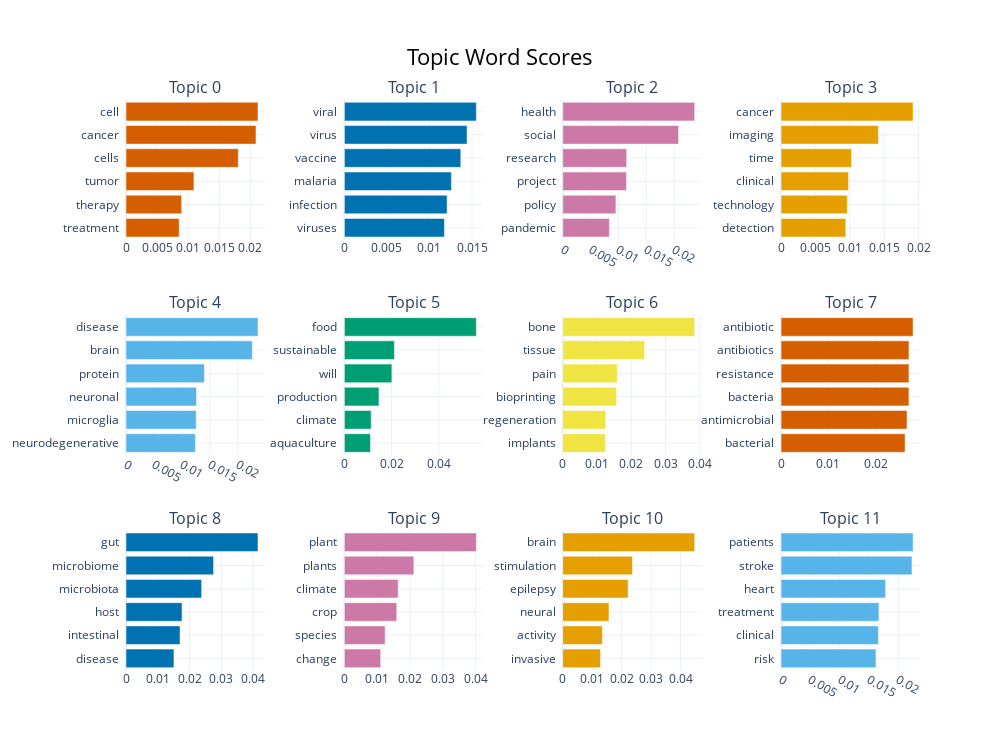

The cell this chart's notebook holds for it:
### Code cell
topic_model.visualize_barchart(topics=list(range(0, 12)), n_words=6)

### Figure 1 — Plotly figure (JSON) as saved in the notebook; plotly's stock layout.template omitted (floating-point values rounded to 4 significant figures)
{"data": [{"marker": {"color": "#D55E00"}, "orientation": "h", "type": "bar", "x": [0.008548, 0.008942, 0.01093, 0.01806, 0.0209, 0.02123], "xaxis": "x", "y": ["treatment  ", "therapy  ", "tumor  ", "cells  ", "cancer  ", "cell  "], "yaxis": "y"}, {"marker": {"color": "#0072B2"}, "orientation": "h", "type": "bar", "x": [0.01176, 0.01207, 0.01258, 0.01368, 0.01441, 0.01551], "xaxis": "x2", "y": ["viruses  ", "infection  ", "malaria  ", "vaccine  ", "virus  ", "viral  "], "yaxis": "y2"}, {"marker": {"color": "#CC79A7"}, "orientation": "h", "type": "bar", "x": [0.008375, 0.009553, 0.01145, 0.01148, 0.02081, 0.0237], "xaxis": "x3", "y": ["pandemic  ", "policy  ", "project  ", "research  ", "social  ", "health  "], "yaxis": "y3"}, {"marker": {"color": "#E69F00"}, "orientation": "h", "type": "bar", "x": [0.009415, 0.009633, 0.009816, 0.01025, 0.01416, 0.0192], "xaxis": "x4", "y": ["detection  ", "technology  ", "clinical  ", "time  ", "imaging  ", "cancer  "], "yaxis": "y4"}, {"marker": {"color": "#56B4E9"}, "orientation": "h", "type": "bar", "x": [0.0124, 0.01253, 0.01259, 0.014, 0.02256, 0.02357], "xaxis": "x5", "y": ["neurodegenerative  ", "microglia  ", "neuronal  ", "protein  ", "brain  ", "disease  "], "yaxis": "y5"}, {"marker": {"color": "#009E73"}, "orientation": "h", "type": "bar", "x": [0.01106, 0.01134, 0.01464, 0.02011, 0.02118, 0.05585], "xaxis": "x6", "y": ["aquaculture  ", "climate  ", "production  ", "will  ", "sustainable  ", "food  "], "yaxis": "y6"}, {"marker": {"color": "#F0E442"}, "orientation": "h", "type": "bar", "x": [0.01241, 0.01256, 0.01573, 0.01592, 0.02393, 0.03852], "xaxis": "x7", "y": ["implants  ", "regeneration  ", "bioprinting  ", "pain  ", "tissue  ", "bone  "], "yaxis": "y7"}, {"marker": {"color": "#D55E00"}, "orientation": "h", "type": "bar", "x": [0.02622, 0.02662, 0.02703, 0.02703, 0.02703, 0.0279], "xaxis": "x8", "y": ["bacterial  ", "antimicrobial  ", "bacteria  ", "resistance  ", "antibiotics  ", "antibiotic  "], "yaxis": "y8"}, {"marker": {"color": "#0072B2"}, "orientation": "h", "type": "bar", "x": [0.0151, 0.017, 0.01764, 0.02381, 0.02756, 0.04155], "xaxis": "x9", "y": ["disease  ", "intestinal  ", "host  ", "microbiota  ", "microbiome  ", "gut  "], "yaxis": "y9"}, {"marker": {"color": "#CC79A7"}, "orientation": "h", "type": "bar", "x": [0.01107, 0.01242, 0.01597, 0.01639, 0.02117, 0.04021], "xaxis": "x10", "y": ["change  ", "species  ", "crop  ", "climate  ", "plants  ", "plant  "], "yaxis": "y10"}, {"marker": {"color": "#E69F00"}, "orientation": "h", "type": "bar", "x": [0.01284, 0.01346, 0.01569, 0.02221, 0.02369, 0.0448], "xaxis": "x11", "y": ["invasive  ", "activity  ", "neural  ", "epilepsy  ", "stimulation  ", "brain  "], "yaxis": "y11"}, {"marker": {"color": "#56B4E9"}, "orientation": "h", "type": "bar", "x": [0.0162, 0.01662, 0.0167, 0.01784, 0.02234, 0.02253], "xaxis": "x12", "y": ["risk  ", "clinical  ", "treatment  ", "heart  ", "stroke  ", "patients  "], "yaxis": "y12"}], "layout": {"annotations": [{"font": {"size": 16}, "showarrow": false, "text": "Topic 0", "x": 0.0875, "xanchor": "center", "xref": "paper", "y": 1, "yanchor": "bottom", "yref": "paper"}, {"font": {"size": 16}, "showarrow": false, "text": "Topic 1", "x": 0.3625, "xanchor": "center", "xref": "paper", "y": 1, "yanchor": "bottom", "yref": "paper"}, {"font": {"size": 16}, "showarrow": false, "text": "Topic 2", "x": 0.6375, "xanchor": "center", "xref": "paper", "y": 1, "yanchor": "bottom", "yref": "paper"}, {"font": {"size": 16}, "showarrow": false, "text": "Topic 3", "x": 0.9125, "xanchor": "center", "xref": "paper", "y": 1, "yanchor": "bottom", "yref": "paper"}, {"font": {"size": 16}, "showarrow": false, "text": "Topic 4", "x": 0.0875, "xanchor": "center", "xref": "paper", "y": 0.6222, "yanchor": "bottom", "yref": "paper"}, {"font": {"size": 16}, "showarrow": false, "text": "Topic 5", "x": 0.3625, "xanchor": "center", "xref": "paper", "y": 0.6222, "yanchor": "bottom", "yref": "paper"}, {"font": {"size": 16}, "showarrow": false, "text": "Topic 6", "x": 0.6375, "xanchor": "center", "xref": "paper", "y": 0.6222, "yanchor": "bottom", "yref": "paper"}, {"font": {"size": 16}, "showarrow": false, "text": "Topic 7", "x": 0.9125, "xanchor": "center", "xref": "paper", "y": 0.6222, "yanchor": "bottom", "yref": "paper"}, {"font": {"size": 16}, "showarrow": false, "text": "Topic 8", "x": 0.0875, "xanchor": "center", "xref": "paper", "y": 0.2444, "yanchor": "bottom", "yref": "paper"}, {"font": {"size": 16}, "showarrow": false, "text": "Topic 9", "x": 0.3625, "xanchor": "center", "xref": "paper", "y": 0.2444, "yanchor": "bottom", "yref": "paper"}, {"font": {"size": 16}, "showarrow": false, "text": "Topic 10", "x": 0.6375, "xanchor": "center", "xref": "paper", "y": 0.2444, "yanchor": "bottom", "yref": "paper"}, {"font": {"size": 16}, "showarrow": false, "text": "Topic 11", "x": 0.9125, "xanchor": "center", "xref": "paper", "y": 0.2444, "yanchor": "bottom", "yref": "paper"}], "height": 750, "hoverlabel": {"bgcolor": "white", "font": {"family": "Rockwell", "size": 16}}, "showlegend": false, "title": {"font": {"color": "Black", "size": 22}, "text": "Topic Word Scores", "x": 0.5, "xanchor": "center", "yanchor": "top"}, "width": 1000, "xaxis": {"anchor": "y", "domain": [0, 0.175], "showgrid": true}, "xaxis10": {"anchor": "y10", "domain": [0.275, 0.45], "showgrid": true}, "xaxis11": {"anchor": "y11", "domain": [0.55, 0.725], "showgrid": true}, "xaxis12": {"anchor": "y12", "domain": [0.825, 1], "showgrid": true}, "xaxis2": {"anchor": "y2", "domain": [0.275, 0.45], "showgrid": true}, "xaxis3": {"anchor": "y3", "domain": [0.55, 0.725], "showgrid": true}, "xaxis4": {"anchor": "y4", "domain": [0.825, 1], "showgrid": true}, "xaxis5": {"anchor": "y5", "domain": [0, 0.175], "showgrid": true}, "xaxis6": {"anchor": "y6", "domain": [0.275, 0.45], "showgrid": true}, "xaxis7": {"anchor": "y7", "domain": [0.55, 0.725], "showgrid": true}, "xaxis8": {"anchor": "y8", "domain": [0.825, 1], "showgrid": true}, "xaxis9": {"anchor": "y9", "domain": [0, 0.175], "showgrid": true}, "yaxis": {"anchor": "x", "domain": [0.7556, 1], "showgrid": true}, "yaxis10": {"anchor": "x10", "domain": [0, 0.2444], "showgrid": true}, "yaxis11": {"anchor": "x11", "domain": [0, 0.2444], "showgrid": true}, "yaxis12": {"anchor": "x12", "domain": [0, 0.2444], "showgrid": true}, "yaxis2": {"anchor": "x2", "domain": [0.7556, 1], "showgrid": true}, "yaxis3": {"anchor": "x3", "domain": [0.7556, 1], "showgrid": true}, "yaxis4": {"anchor": "x4", "domain": [0.7556, 1], "showgrid": true}, "yaxis5": {"anchor": "x5", "domain": [0.3778, 0.6222], "showgrid": true}, "yaxis6": {"anchor": "x6", "domain": [0.3778, 0.6222], "showgrid": true}, "yaxis7": {"anchor": "x7", "domain": [0.3778, 0.6222], "showgrid": true}, "yaxis8": {"anchor": "x8", "domain": [0.3778, 0.6222], "showgrid": true}, "yaxis9": {"anchor": "x9", "domain": [0, 0.2444], "showgrid": true}}}
